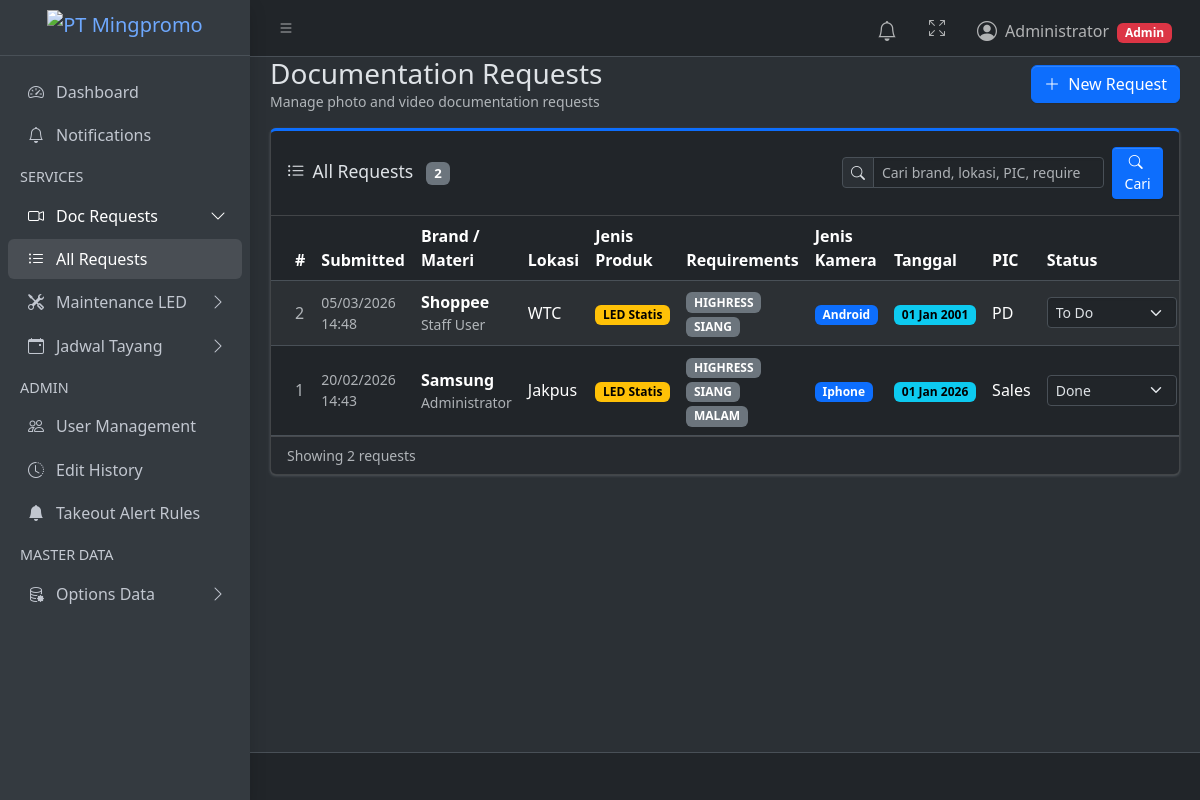
Before: /requests/ (signed in) with the older database file.
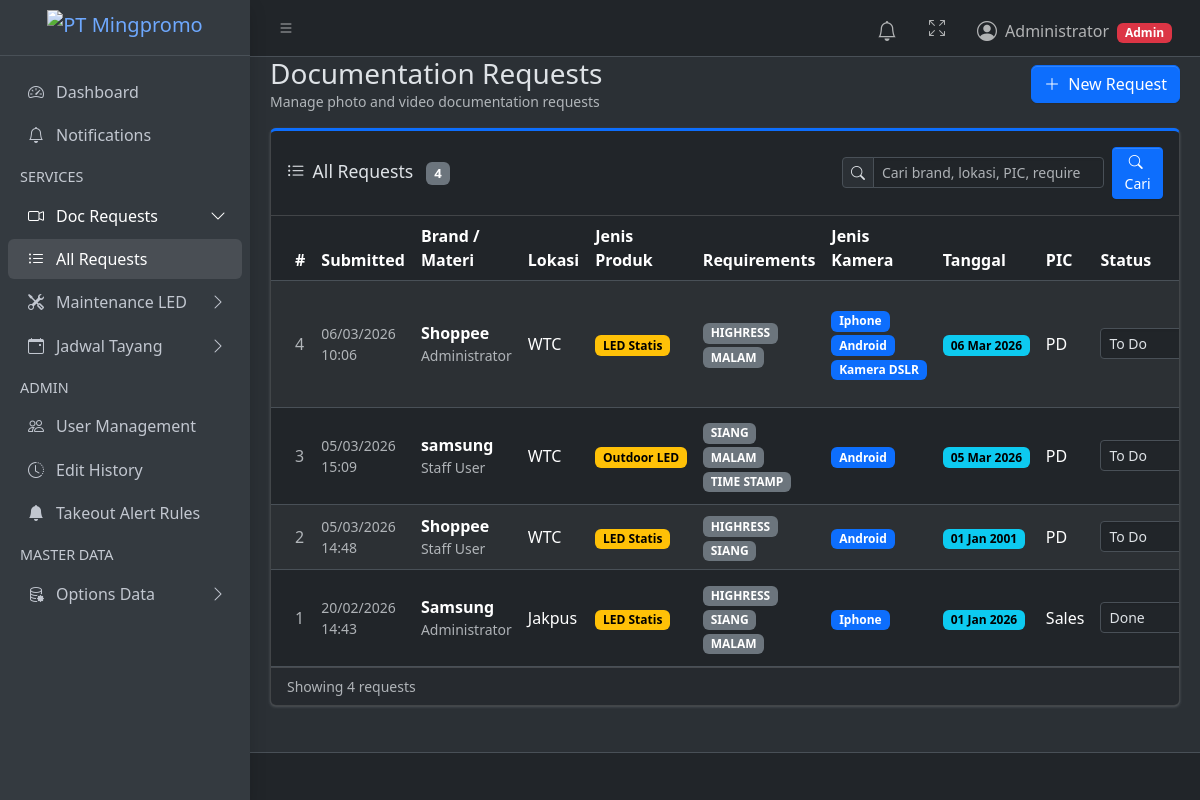
After: the same page with the newer database file.
### products/models.py (models this page shows, shortened)
class DocumentationRequest(models.Model):
    STATUS_CHOICES = [
        ('TODO', 'To Do'),
        ('IN_PROGRESS', 'On Progress'),
        ('DONE', 'Done'),
    ]
    submitted_by = models.ForeignKey(
        settings.AUTH_USER_MODEL,
        on_delete=models.CASCADE,
        related_name="doc_requests",
        verbose_name="Submitted By",
    )
    brand_materi = models.ForeignKey(BrandMateri, on_delete=models.SET_NULL, null=True, verbose_name="Brand / Materi")
    lokasi = models.ManyToManyField(Lokasi, verbose_name="Lokasi")
    jenis_led = models.ForeignKey(LEDType, on_delete=models.SET_NULL, null=True, verbose_name="Jenis Produk")
    tanggal = models.DateField()
    requirements = models.ManyToManyField(Requirement, verbose_name="Requirements")
    view_photo = models.ManyToManyField(ViewPhoto, verbose_name="View Photo")
    jenis_kamera = models.ManyToManyField(cameratype, verbose_name="Jenis Kamera")
    note = models.TextField(blank=True)
    pic_pemohon = models.CharField("PIC Pemohon", max_length=150)
    status = models.CharField(max_length=20, choices=STATUS_CHOICES, default='TODO')
    created_at = models.DateTimeField(auto_now_add=True)
    def lokasi_names(self):
        return list(self.lokasi.order_by("name").values_list("name", flat=True))
    def lokasi_display(self):
        lokasi_names = self.lokasi_names()
        return ", ".join(lokasi_names) if lokasi_names else "-"

class BrandMateri(models.Model):
    name = models.CharField(max_length=200, unique=True)
    def __str__(self):
        return self.name

class LEDType(models.Model):
    name = models.CharField(max_length=100, unique=True)

class Requirement(models.Model):
    name = models.CharField(max_length=100, unique=True)

class cameratype(models.Model):
    name = models.CharField(max_length=100, unique=True)

### products/views.py (the view, shortened to what this page needs)
# urls.py: path("requests/", views.doc_request_list, name="doc_request_list"),
@login_required
def doc_request_list(request):
    search_query = _get_search_query(request)
    if _is_admin(request.user):
        requests = DocumentationRequest.objects.select_related(
            "brand_materi", "jenis_led", "submitted_by"
        ).prefetch_related(
            "lokasi",
            "requirements",
            "view_photo",
            "jenis_kamera",
            "lokasi_assignments__lokasi",
            "lokasi_assignments__pelaksana",
        ).all().order_by("-id")
    return render(request, "products/request_list.html", {
        "requests": requests,
        "all_dokumentators": Dokumentator.objects.all().order_by("name"),
        "can_create_requests": _is_requester(request.user) or _is_admin(request.user),
        **_search_context(request, "Cari brand, lokasi, PIC, requirement, kamera, atau user"),
    })

### products/views.py (called while the page is built)
def _is_admin(user):
    return user.is_superuser or user.groups.filter(name="admin").exists()

def _is_requester(user):
    return user.groups.filter(name="requester").exists()

def _get_search_query(request):
    return request.GET.get("q", "").strip()

def _search_context(request, placeholder):
    params = request.GET.copy()
    params.pop("page", None)
    search_query = _get_search_query(request)
    return {
        "search_query": search_query,
        "search_active": bool(search_query),
        "search_placeholder": placeholder,
        "page_query": params.urlencode(),
    }

### products/templates/products/request_list.html (shortened to what this page needs)
{% extends "layouts/base.html" %}
{% block content %}
<div class="d-flex justify-content-between align-items-center mb-3">
    <div>
        <h3 class="mb-0">Documentation Requests</h3>
        <p class="text-muted mb-0 small">Manage photo and video documentation requests</p>
    </div>
    {% if can_create_requests %}
    <a href="{% url 'doc_request_create' %}" class="btn btn-primary">
        <i class="bi bi-plus-lg me-1"></i> New Request
    </a>
    {% endif %}
</div>
<div class="card card-primary card-outline">
    <div class="card-header">
        <div class="d-flex flex-column flex-lg-row align-items-lg-center justify-content-between gap-3">
            <h3 class="card-title mb-0">
                <i class="bi bi-list-ul me-2"></i>All Requests
                <span class="badge bg-secondary ms-2">{{ requests|length }}</span>
            </h3>
            {% include "products/_table_search.html" %}
        </div>
    </div>
    <div class="card-body p-0 table-responsive">
        <table class="table table-striped table-hover align-middle mb-0">
            <thead>
                <tr>
                    <th style="width:50px">#</th>
                    <th>Submitted</th>
                    <th>Brand / Materi</th>
                    <th>Lokasi</th>
                    <th>Jenis Produk</th>
                    <th>Requirements</th>
                    <th>Jenis Kamera</th>
                    <th>Tanggal</th>
                    <th>PIC</th>
                    <th>Status</th>
                </tr>
            </thead>
            <tbody>
                {% for req in requests %}
                <tr data-id="{{ req.id }}">
                    <td class="text-muted">{{ req.id }}</td>
                    <td class="text-muted small">{{ req.created_at|date:"d/m/Y H:i" }}</td>
                    <td>
                        <div class="fw-semibold">{{ req.brand_materi }}</div>
                        <div class="text-muted small">{{ req.submitted_by.get_full_name|default:req.submitted_by.username }}</div>
                    </td>
                    <td>{{ req.lokasi_display }}</td>
                    <td>
                        {% if req.jenis_led %}
                        <span class="badge text-bg-warning">{{ req.jenis_led.name }}</span>
                        {% else %}-{% endif %}
                    </td>
                    <td>
                        {% for r in req.requirements.all %}
                        <span class="badge text-bg-secondary">{{ r.name }}</span>
                        {% empty %}-{% endfor %}
                    </td>
                    <td>
                        {% for k in req.jenis_kamera.all %}
                        <span class="badge text-bg-primary">{{ k.name }}</span>
                        {% empty %}-{% endfor %}
                    </td>
                    <td>
                        <span class="badge text-bg-info">{{ req.tanggal|date:"d M Y" }}</span>
                    </td>
                    <td>{{ req.pic_pemohon }}</td>
                    <td>
                        {% if user.is_superuser or user.groups.all.0.name == "admin" %}
                        <select class="form-select form-select-sm status-select"
                                data-url="{% url 'doc_request_update_status' req.id %}"
                                style="min-width:130px;">
                            <option value="TODO" {% if req.status == "TODO" %}selected{% endif %}>To Do</option>
                            <option value="DONE" {% if req.status == "DONE" %}selected{% endif %}>Done</option>
                        </select>
                        {% endif %}
                    </td>
                </tr>
                {% endfor %}
            </tbody>
        </table>
    </div>
    {% if requests %}
    <div class="card-footer text-muted small">
        Showing {{ requests|length }} request{{ requests|length|pluralize }}{% if search_active %} for "{{ search_query }}"{% endif %}
    </div>
    {% endif %}
</div>
{% endblock %}

Changed rows visible on the page:
added DocumentationRequest: id "4", created_at "06/03/2026 10:06", brand_materi "Shoppee", submitted_by.get_full_name "Administrator", lokasi_display "WTC", jenis_led.name "LED Statis", tanggal "06 Mar 2026", pic_pemohon "PD", status+id "To Do", Requirement (name "HIGHRESS"), Requirement (name "MALAM"), cameratype (name "Iphone"), cameratype (name "Android")
now on this page (row unchanged): cameratype: name "Kamera DSLR", shown under "4"
added DocumentationRequest: id "3", created_at "05/03/2026 15:09", brand_materi "samsung", submitted_by.get_full_name "Staff User", lokasi_display "WTC", jenis_led.name "Outdoor LED", tanggal "05 Mar 2026", pic_pemohon "PD", status+id "To Do", Requirement (name "SIANG"), Requirement (name "MALAM"), cameratype (name "Android")
now on this page (row unchanged): Requirement: name "TIME STAMP", shown under "3"
Other visible differences:
{{ requests|length }}: "2" → "4"
